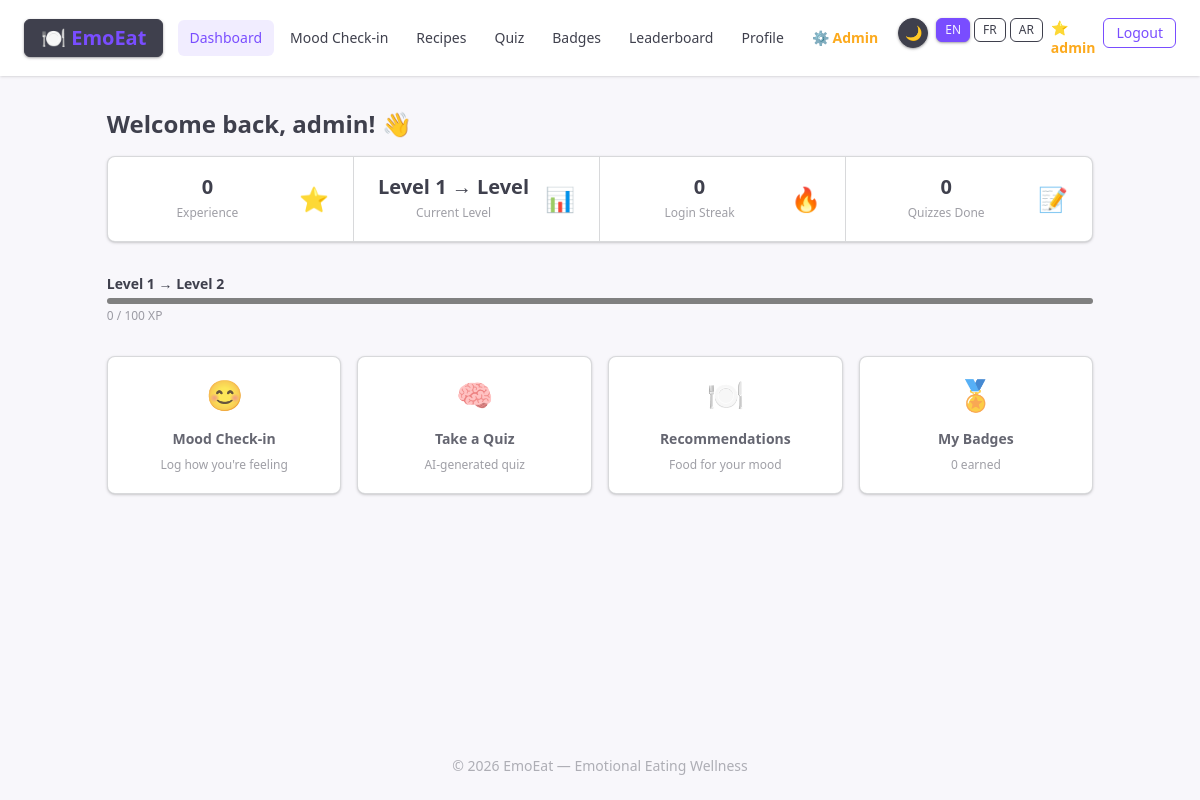
The app's page /dashboard (signed in) with its own data.
### tables this page shows
CREATE TABLE IF NOT EXISTS users (
    id          INT AUTO_INCREMENT PRIMARY KEY,
    username    VARCHAR(50)  NOT NULL UNIQUE,
    email       VARCHAR(120) NOT NULL UNIQUE,
    password_hash VARCHAR(255) NOT NULL,
    avatar_url  VARCHAR(255) DEFAULT NULL,
    bio         TEXT         DEFAULT NULL,
    xp          INT          NOT NULL DEFAULT 0,
    level       INT          NOT NULL DEFAULT 1,
    streak_days INT          NOT NULL DEFAULT 0,
    last_login  DATETIME     DEFAULT NULL,
    is_admin    TINYINT(1)   NOT NULL DEFAULT 0,
    created_at  DATETIME     NOT NULL DEFAULT CURRENT_TIMESTAMP,
    updated_at  DATETIME     NOT NULL DEFAULT CURRENT_TIMESTAMP ON UPDATE CURRENT_TIMESTAMP
);

### app/Core/Controller.php (called while the page is built, shortened)
<?php
abstract class Controller
{
    protected function view(string $viewName, array $data = []): void
    {
        extract($data);
        $viewFile = BASE_PATH . '/app/Views/' . str_replace('.', '/', $viewName) . '.php';
        require $viewFile;
        require BASE_PATH . '/app/Views/layouts/main.php';
    }
    protected function requireAuth(): int
    {
        return Session::userId();
    }
}

### app/Controllers/DashboardController.php (called while the page is built, shortened)
<?php
class DashboardController extends Controller
{
    public function index(): void
    {
        $userId = $this->requireAuth();
        $user = User::find($userId);
        $quizCount     = QuizResult::completedCount($userId);
        $badges        = Badge::earnedByUser($userId);
        $this->view('dashboard.index', compact(
            'user', 'recentMoods', 'quizCount', 'badges', 'lastMood'
        ));
    }
}

### app/Core/App.php (called while the page is built, shortened)
<?php
class App
{
    private static ?App $instance = null;
    private array $config;
    private Router $router;
    private function __construct(array $config)
    {
        $this->config = $config;
        $this->router = new Router();
    }
    public static function getInstance(array $config = []): self
    {
        if (self::$instance === null) {
            self::$instance = new self($config);
        }
        return self::$instance;
    }
    public function getConfig(): array
    {
        return $this->config;
    }
    private function registerRoutes(): void
    {
        $this->router->add('GET',  '/',             'Auth',           'loginForm');
        $this->router->add('GET',  '/login',        'Auth',           'loginForm');
        $this->router->add('POST', '/login',        'Auth',           'doLogin');
        $this->router->add('GET',  '/register',     'Auth',           'registerForm');
        $this->router->add('POST', '/register',     'Auth',           'doRegister');
        $this->router->add('GET',  '/logout',       'Auth',           'logout');
        $this->router->add('GET',  '/dashboard',    'Dashboard',      'index');
        $this->router->add('GET',  '/profile',      'Profile',        'index');
        $this->router->add('POST', '/profile',      'Profile',        'update');
        $this->router->add('GET',  '/checkin',      'Emotion',        'form');
        $this->router->add('POST', '/checkin',      'Emotion',        'submit');
        $this->router->add('GET',  '/recommendations', 'Recommendation', 'index');
        $this->router->add('GET',  '/quiz',         'Quiz',           'index');
        $this->router->add('POST', '/quiz/generate','Quiz',           'generate');
        $this->router->add('GET',  '/quiz/take/{id}', 'Quiz',        'take');
        $this->router->add('POST', '/quiz/submit',  'Quiz',           'submit');
        $this->router->add('GET',  '/quiz/result/{id}', 'Quiz',      'result');
        $this->router->add('GET',  '/badges',       'Gamification',   'badges');
        $this->router->add('GET',  '/leaderboard',  'Gamification',   'leaderboard');
        $this->router->add('GET',  '/lang/{locale}', 'Language',     'switchLang');
        $this->router->add('POST', '/api/quiz/generate', 'Api',      'generateQuiz');
        $this->router->add('POST', '/api/recommend',     'Api',      'recommend');
        $this->router->add('GET',  '/api/emotions',      'Api',      'emotions');
        $this->router->add('GET',  '/api/profile',       'Api',      'profile');
        $this->router->add('POST', '/api/mcp/invoke',    'Api',      'mcpInvoke');
        $this->router->add('GET',  '/admin',                'Admin', 'index');
        $this->router->add('GET',  '/admin/users',          'Admin', 'users');
        $this->router->add('GET',  '/admin/users/edit/{id}','Admin', 'userEdit');
        $this->router->add('POST', '/admin/users/edit/{id}','Admin', 'userUpdate');
        $this->router->add('POST', '/admin/users/delete/{id}','Admin','userDelete');
        $this->router->add('GET',  '/admin/llm',            'Admin', 'llmConfig');
        $this->router->add('POST', '/admin/llm',            'Admin', 'llmConfigSave');
        $this->router->add('POST', '/admin/llm/test',       'Admin', 'llmTest');
        $this->router->add('GET',  '/admin/mcp',            'Admin', 'mcpConfig');
        $this->router->add('POST', '/admin/mcp/test',       'Admin', 'mcpTest');
    }
    public function run(): void
    {
        $method = $_SERVER['REQUEST_METHOD'];
        $uri = parse_url($_SERVER['REQUEST_URI'], PHP_URL_PATH);
        $match = $this->router->match($method, $uri);
        $action = $match['action'];
        $params = $match['params'];
        $controller = new $controllerName($this->config);
        $controller->$action(...$params);
    }
}

### public/index.php (called while the page is built, shortened)
<?php
spl_autoload_register(function (string $class) {
    $prefix = 'App\\';
    $baseDir = BASE_PATH . '/app/';
    $relativeClass = substr($class, strlen($prefix));
    $file = $baseDir . str_replace('\\', '/', $relativeClass) . '.php';
});
$config = require BASE_PATH . '/app/Config/config.php';
$app = App::getInstance($config);
$app->run();

### app/Core/Session.php (called while the page is built, shortened)
<?php
class Session
{
    public static function isLoggedIn(): bool
    {
        return isset($_SESSION['user_id']) && $_SESSION['user_id'] > 0;
    }
    public static function userId(): int
    {
        return (int)($_SESSION['user_id'] ?? 0);
    }
}

### app/Core/Model.php (called while the page is built, shortened)
<?php
abstract class Model
{
    protected static string $table = '';
    protected static string $primaryKey = 'id';
    protected array $attributes = [];
    public function __get(string $name): mixed
    {
        return $this->attributes[$name] ?? null;
    }
    public function __isset(string $name): bool
    {
        return isset($this->attributes[$name]);
    }
    public function fill(array $data): self
    {
        foreach ($data as $key => $value) {
            $this->attributes[$key] = $value;
        }
        return $this;
    }
    protected static function pdo(): \PDO
    {
        $config = App::getInstance()->getConfig();
        return Database::getInstance($config['db'])->getPdo();
    }
    public static function find(int $id): ?static
    {
        $table = static::$table;
        $pk = static::$primaryKey;
        $stmt = static::pdo()->prepare("SELECT * FROM {$table} WHERE {$pk} = :id LIMIT 1");
        $stmt->execute([':id' => $id]);
        $row = $stmt->fetch();
        $model = new static($row);
        $model->exists = true;
        return $model;
    }
    public static function count(string $column = null, mixed $value = null): int
    {
        $table = static::$table;
        if ($column && $value !== null) {
            $stmt = static::pdo()->prepare("SELECT COUNT(*) FROM {$table} WHERE {$column} = :val");
            $stmt->execute([':val' => $value]);
        } else {
            $stmt = static::pdo()->query("SELECT COUNT(*) FROM {$table}");
        }
        return (int)$stmt->fetchColumn();
    }
    public static function query(string $sql, array $params = []): array
    {
        $stmt = static::pdo()->prepare($sql);
        $stmt->execute($params);
        return $stmt->fetchAll();
    }
}

### app/Core/Database.php (called while the page is built, shortened)
<?php
class Database
{
    private static ?Database $instance = null;
    private \PDO $pdo;
    private function __construct(array $dbConfig)
    {
        $dsn = sprintf(
            'mysql:host=%s;port=%s;dbname=%s;charset=utf8mb4',
            $dbConfig['host'],
            $dbConfig['port'],
            $dbConfig['name']
        );
        $this->pdo = new \PDO($dsn, $dbConfig['user'], $dbConfig['pass'], [
            \PDO::ATTR_ERRMODE            => \PDO::ERRMODE_EXCEPTION,
            \PDO::ATTR_DEFAULT_FETCH_MODE => \PDO::FETCH_ASSOC,
            \PDO::ATTR_EMULATE_PREPARES   => false,
        ]);
    }
    public static function getInstance(array $dbConfig): self
    {
        if (self::$instance === null) {
            self::$instance = new self($dbConfig);
        }
        return self::$instance;
    }
    public function getPdo(): \PDO
    {
        return $this->pdo;
    }
}

### app/Core/I18n.php (called while the page is built, shortened)
<?php
class I18n
{
    private static ?self $instance = null;
    private string $locale;
    private array  $messages = [];
    private function __construct(string $locale)
    {
        $this->locale = in_array($locale, self::SUPPORTED, true) ? $locale : 'en';
    }
    public static function getInstance(): self
    {
        if (self::$instance === null) {
            $locale = Session::get('locale', 'en');
            self::$instance = new self($locale);
        }
        return self::$instance;
    }
    public function t(string $key, mixed ...$args): string
    {
        $text = $this->messages[$key] ?? $key;
        if (!empty($args)) {
            $text = sprintf($text, ...$args);
        }
        return $text;
    }
    private function load(): void
    {
        $file = BASE_PATH . '/app/Lang/' . $this->locale . '.php';
        if (file_exists($file)) {
            $this->messages = require $file;
        }
    }
}
    function __(string $key, mixed ...$args): string
    {
        return \App\Core\I18n::getInstance()->t($key, ...$args);
    }

### app/Models/QuizResult.php (called while the page is built, shortened)
<?php
class QuizResult extends Model
{
    public static function completedCount(int $userId): int
    {
        return self::count('user_id', $userId);
    }
}

### app/Models/Badge.php (called while the page is built, shortened)
<?php
class Badge extends Model
{
    public static function earnedByUser(int $userId): array
    {
        return self::query(
            "SELECT b.*, ub.earned_at
             FROM badges b
             JOIN user_badges ub ON ub.badge_id = b.id
             WHERE ub.user_id = :uid
             ORDER BY ub.earned_at DESC",
            [':uid' => $userId]
        );
    }
}

### app/Views/dashboard/index.php (the view, shortened to what this page needs)
<div>
    <div class="mb-8">
        <h1 class="text-2xl font-bold mb-4"><?= __('dash_welcome', htmlspecialchars($user->username)) ?></h1>
        <div class="stats stats-border w-full grid grid-cols-2 sm:grid-cols-4">
            <div class="stat text-center">
                <div class="stat-figure text-2xl">⭐</div>
                <div class="stat-value text-xl"><?= (int)$user->xp ?></div>
                <div class="stat-desc"><?= __('dash_xp') ?></div>
            </div>
            <div class="stat text-center">
                <div class="stat-figure text-2xl">📊</div>
                <div class="stat-value text-xl"><?= __('dash_level_progress', (int)$user->level, '') ?></div>
                <div class="stat-desc"><?= __('dash_level') ?></div>
            </div>
            <div class="stat text-center">
                <div class="stat-figure text-2xl">🔥</div>
                <div class="stat-value text-xl"><?= (int)$user->streak_days ?></div>
                <div class="stat-desc"><?= __('dash_streak') ?></div>
            </div>
            <div class="stat text-center">
                <div class="stat-figure text-2xl">📝</div>
                <div class="stat-value text-xl"><?= $quizCount ?></div>
                <div class="stat-desc"><?= __('dash_quizzes') ?></div>
            </div>
        </div>
    </div>
    <?php
        $xpPerLevel = 100;
        $currentLevelXp = ($user->xp ?? 0) % $xpPerLevel;
        $progressPct = round(($currentLevelXp / $xpPerLevel) * 100);
    ?>
    <div class="mb-8">
        <p class="text-sm font-semibold mb-1"><?= __('dash_level_progress', (int)$user->level, (int)$user->level + 1) ?></p>
        <progress class="progress progress-primary w-full" value="<?= $progressPct ?>" max="100"></progress>
        <p class="text-xs text-base-content/50 mt-1"><?= $currentLevelXp ?> / <?= $xpPerLevel ?> XP</p>
    </div>
    <div class="grid grid-cols-1 sm:grid-cols-2 lg:grid-cols-4 gap-4 mb-8">
        <a href="/checkin" class="card card-border bg-base-100 hover:shadow-md hover:-translate-y-0.5 transition">
            <div class="card-body items-center text-center p-5">
                <span class="text-3xl mb-2">😊</span>
                <span class="font-bold text-sm"><?= __('dash_checkin') ?></span>
                <span class="text-xs text-base-content/50"><?= __('dash_checkin_desc') ?></span>
            </div>
        </a>
        <a href="/quiz" class="card card-border bg-base-100 hover:shadow-md hover:-translate-y-0.5 transition">
            <div class="card-body items-center text-center p-5">
                <span class="text-3xl mb-2">🧠</span>
                <span class="font-bold text-sm"><?= __('dash_quiz') ?></span>
                <span class="text-xs text-base-content/50"><?= __('dash_quiz_desc') ?></span>
            </div>
        </a>
        <a href="/recommendations" class="card card-border bg-base-100 hover:shadow-md hover:-translate-y-0.5 transition">
            <div class="card-body items-center text-center p-5">
                <span class="text-3xl mb-2">🍽️</span>
                <span class="font-bold text-sm"><?= __('dash_reco') ?></span>
                <span class="text-xs text-base-content/50"><?= __('dash_reco_desc') ?></span>
            </div>
        </a>
        <a href="/badges" class="card card-border bg-base-100 hover:shadow-md hover:-translate-y-0.5 transition">
            <div class="card-body items-center text-center p-5">
                <span class="text-3xl mb-2">🏅</span>
                <span class="font-bold text-sm"><?= __('dash_badges') ?></span>
                <span class="text-xs text-base-content/50"><?= __('dash_badges_desc', count($badges)) ?></span>
            </div>
        </a>
    </div>
</div>

### records on screen
users: username "Welcome back, admin! 👋", xp "0", level "Level 1 → Level", streak_days "0", level "Level 1 → Level 2"

### other values on screen
__('nav_dashboard') "Dashboard"
__('nav_checkin') "Mood Check-in"
__('nav_recipes') "Recipes"
__('nav_quiz') "Quiz"
__('nav_badges') "Badges"
__('nav_leaderboard') "Leaderboard"
__('nav_profile') "Profile"
__('nav_logout') "Logout"
__('dash_xp') "Experience"
__('dash_level') "Current Level"
__('dash_streak') "Login Streak"
$quizCount "0"
__('dash_quizzes') "Quizzes Done"
$xpPerLevel "100"
__('dash_checkin') "Mood Check-in"
